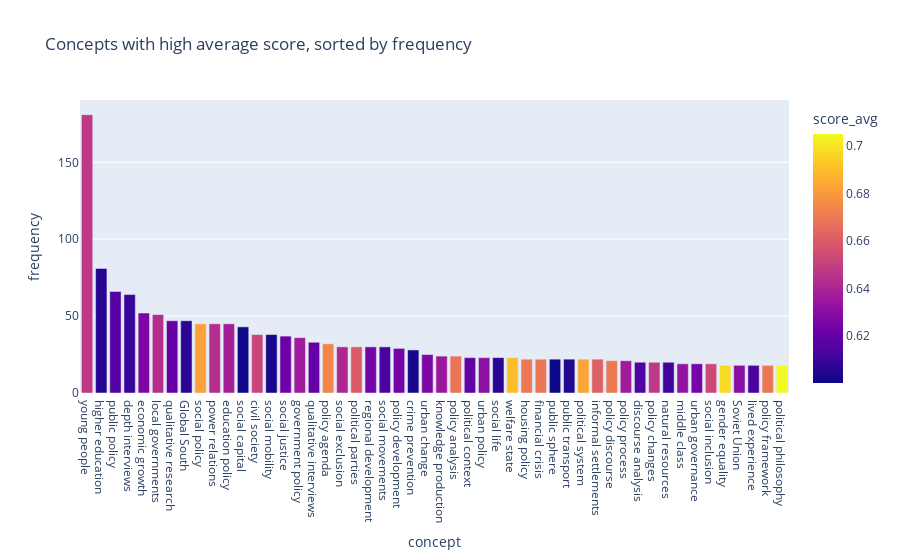

Here is the notebook cell this chart was saved with:
### Markdown cell above
### 4.1 [Method 1] prefiltering by `score_avg` and sorting by `frequency`

IE by doing so we aim at extracting concepts that are both frequent and tend to be very relevant (within their documents).

### Code cell
temp = concepts_unique.query("score_avg > 0.6").sort_values("frequency", ascending=False)

px.bar(temp[:50],
       title="Concepts with high average score, sorted by frequency",
       x="concept", y="frequency", 
       color="score_avg")

### Figure 1 — Plotly figure (JSON) as saved in the notebook; plotly's stock layout.template omitted (floating-point values rounded to 4 significant figures)
{"data": [{"alignmentgroup": "True", "hovertemplate": "concept=%{x}<br>frequency=%{y}<br>score_avg=%{marker.color}<extra></extra>", "legendgroup": "", "marker": {"color": [0.647, 0.6052, 0.6157, 0.609, 0.6262, 0.6437, 0.6206, 0.6066, 0.6819, 0.6432, 0.6378, 0.6006, 0.6517, 0.6021, 0.6218, 0.636, 0.6206, 0.6741, 0.6412, 0.6601, 0.6243, 0.6128, 0.6243, 0.6027, 0.6268, 0.6348, 0.6684, 0.6195, 0.6313, 0.6065, 0.6898, 0.6697, 0.6694, 0.6001, 0.6046, 0.6832, 0.6618, 0.6695, 0.6366, 0.6141, 0.6473, 0.611, 0.6327, 0.6242, 0.6531, 0.6979, 0.6304, 0.6139, 0.6695, 0.705], "coloraxis": "coloraxis"}, "name": "", "offsetgroup": "", "orientation": "v", "showlegend": false, "textposition": "auto", "type": "bar", "x": ["young people", "higher education", "public policy", "depth interviews", "economic growth", "local governments", "qualitative research", "Global South", "social policy", "power relations", "education policy", "social capital", "civil society", "social mobility", "social justice", "government policy", "qualitative interviews", "policy agenda", "social exclusion", "political parties", "regional development", "social movements", "policy development", "crime prevention", "urban change", "knowledge production", "policy analysis", "political context", "urban policy", "social life", "welfare state", "housing policy", "financial crisis", "public sphere", "public transport", "political system", "informal settlements", "policy discourse", "policy process", "discourse analysis", "policy changes", "natural resources", "middle class", "urban governance", "social inclusion", "gender equality", "Soviet Union", "lived experience", "policy framework", "political philosophy"], "xaxis": "x", "y": [181, 81, 66, 64, 52, 51, 47, 47, 45, 45, 45, 43, 38, 38, 37, 36, 33, 32, 30, 30, 30, 30, 29, 28, 25, 24, 24, 23, 23, 23, 23, 22, 22, 22, 22, 22, 22, 21, 21, 20, 20, 20, 19, 19, 19, 18, 18, 18, 18, 18], "yaxis": "y"}], "layout": {"autosize": true, "barmode": "relative", "coloraxis": {"colorbar": {"title": {"text": "score_avg"}}, "colorscale": [[0, "#0d0887"], [0.1111, "#46039f"], [0.2222, "#7201a8"], [0.3333, "#9c179e"], [0.4444, "#bd3786"], [0.5556, "#d8576b"], [0.6667, "#ed7953"], [0.7778, "#fb9f3a"], [0.8889, "#fdca26"], [1, "#f0f921"]]}, "legend": {"tracegroupgap": 0}, "title": {"text": "Concepts with high average score, sorted by frequency"}, "xaxis": {"anchor": "y", "autorange": true, "domain": [0, 1], "range": [-0.5, 49.5], "title": {"text": "concept"}, "type": "category"}, "yaxis": {"anchor": "x", "autorange": true, "domain": [0, 1], "range": [0, 190.5], "title": {"text": "frequency"}, "type": "linear"}}}
